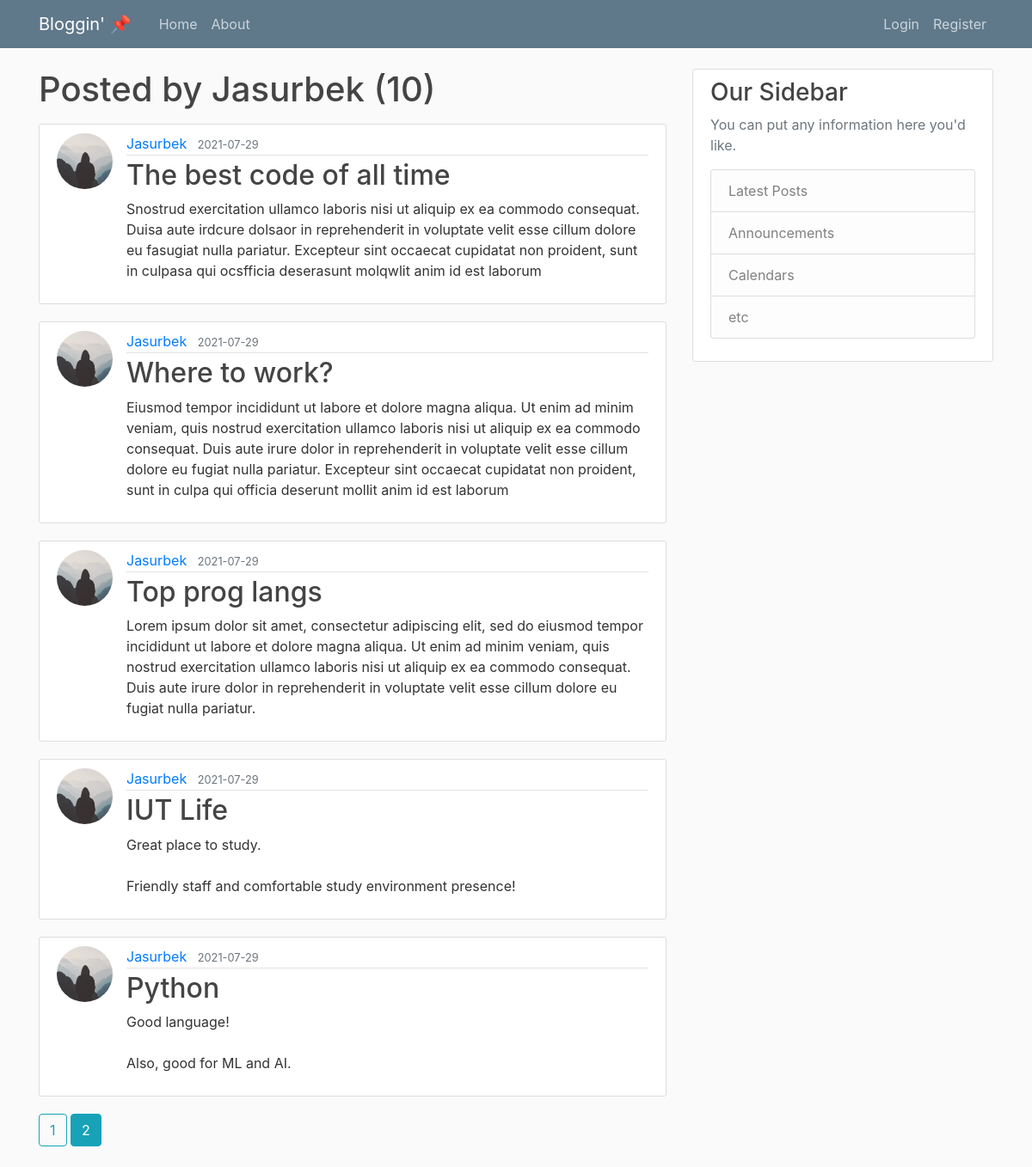
Screenshot of /user/Jasurbek?page=2 with the database file from the repository.
### main_flask/models.py (models this page shows, shortened)
class User(db.Model, UserMixin):
    id = db.Column(db.Integer, primary_key=True)
    username = db.Column(db.String(20), unique=True, nullable=False)
    email = db.Column(db.String(120), unique=True, nullable=False)
    image_file = db.Column(db.String(20), nullable=False,
                           default='default.jpg')
    password = db.Column(db.String(60), nullable=False)
    posts = db.relationship('Post', backref='author', lazy=True)

class Post(db.Model):
    id = db.Column(db.Integer, primary_key=True)
    title = db.Column(db.String(100), nullable=False)
    date_posted = db.Column(db.DateTime, nullable=False,
                            default=datetime.utcnow)
    content = db.Column(db.Text, nullable=False)
    user_id = db.Column(db.Integer, db.ForeignKey('user.id'), nullable=False)

### main_flask/users/routes.py (the view)
@users.route("/user/<string:username>")
def user_posts(username):
    page = request.args.get('page', 1, type=int)
    user = User.query.filter_by(username=username).first_or_404()
    posts = Post.query.filter_by(author=user)\
        .order_by(Post.date_posted.desc())\
        .paginate(page=page, per_page=5)
    return render_template('user_posts.html', posts=posts, user=user)

### main_flask/templates/user_posts.html
{% extends "layout.html" %}
{% block content %}
    <h1 class = "mb-3">Posted by {{ user.username }} ({{ posts.total }})</h1>
    {% for post in posts.items %}
        <article class="media content-section">
          <img class = "rounded-circle article-img" src = "{{ url_for('static', filename = 'profile_pics/' + post.author.image_file ) }}">
            <div class="media-body">
              <div class="article-metadata">
                <a class="mr-2" href="{{ url_for('users.user_posts', username=post.author.username) }}">{{ post.author.username }}</a>
                <small class="text-muted">{{ post.date_posted.strftime('%Y-%m-%d')}}</small>
              </div>
              <h2><a class="article-title" href="{{ url_for('posts.post', post_id = post.id) }}">{{ post.title }}</a></h2>
              <p class="article-content">{{ post.content }}</p>
            </div>
        </article>
    {% endfor %}
    {% for page_num in posts.iter_pages(left_edge=1, right_edge = 1, left_current = 1, right_current =2) %}
      {% if page_num %}
        {% if posts.page == page_num %}
            <a class = "btn btn-info mb-4" href="{{url_for('users.user_posts', username=user.username, page=page_num)}}">{{ page_num }}</a>
        {% else %}
            <a class = "btn btn-outline-info mb-4" href="{{url_for('users.user_posts', username=user.username, page=page_num)}}">{{ page_num }}</a>
        {% endif %}
      {% else %}
        ...
      {% endif %}
    {% endfor %}
{% endblock content %}

### main_flask/static/main.css (style rules this page uses)
body { background: #fafafa; color: #333333; margin-top: 5rem; }
h1, h2, h3, h4, h5, h6 { color: #444444; }
.content-section { background: #ffffff; padding: 10px 20px; border: 1px solid #dddddd; border-radius: 3px; margin-bottom: 20px; }
.article-title { color: #444444; }
.article-content { white-space: pre-line; }
.article-img { height: 65px; width: 65px; margin-right: 16px; }
.article-metadata { padding-bottom: 1px; margin-bottom: 4px; border-bottom: 1px solid #e3e3e3; }

### rows the page displays
User: username "Jasurbek"
Post: image_file (placeholder picture), author.username "Jasurbek", date_posted "2021-07-29", title "The best code of all time", content "Snostrud exercitation ullamco laboris nisi ut aliquip ex ea commodo consequat. Duisa aute irdcure dolsaor in reprehenderit in voluptate velit esse cillum dolore eu fasugiat nulla pariatur. Excepteur sint occaecat cupidatat non proident, sunt in culpasa qui ocsfficia deserasunt molqwlit anim id est laborum"
Post: image_file (placeholder picture), author.username "Jasurbek", date_posted "2021-07-29", title "Where to work?", content "Eiusmod tempor incididunt ut labore et dolore magna aliqua. Ut enim ad minim veniam, quis nostrud exercitation ullamco laboris nisi ut aliquip ex ea commodo consequat. Duis aute irure dolor in reprehenderit in voluptate velit esse cillum dolore eu fugiat nulla pariatur. Excepteur sint occaecat cupidatat non proident, sunt in culpa qui officia deserunt mollit anim id est laborum"
Post: image_file (placeholder picture), author.username "Jasurbek", date_posted "2021-07-29", title "Top prog langs", content "Lorem ipsum dolor sit amet, consectetur adipiscing elit, sed do eiusmod tempor incididunt ut labore et dolore magna aliqua. Ut enim ad minim veniam, quis nostrud exercitation ullamco laboris nisi ut aliquip ex ea commodo consequat. Duis aute irure dolor in reprehenderit in voluptate velit esse cillum dolore eu fugiat nulla pariatur."
Post: image_file (placeholder picture), author.username "Jasurbek", date_posted "2021-07-29", title "IUT Life", content "Great place to study. Friendly staff and comfortable study environment presence!"
Post: image_file (placeholder picture), author.username "Jasurbek", date_posted "2021-07-29", title "Python", content "Good language! Also, good for ML and AI."

### other values shown
{{ posts.total }} "10"
{{ page_num }} "1"
{{ page_num }} "2"
